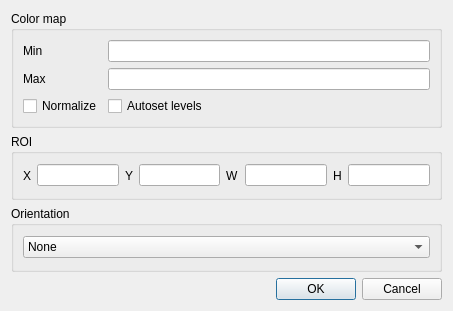
<?xml version="1.0" encoding="UTF-8"?>
<ui version="4.0">
 <class>imageSettingsForm</class>
 <widget class="QWidget" name="imageSettingsForm">
  <property name="geometry">
   <rect>
    <x>0</x>
    <y>0</y>
    <width>453</width>
    <height>311</height>
   </rect>
  </property>
  <property name="windowTitle">
   <string>Image settings</string>
  </property>
  <layout class="QVBoxLayout" name="verticalLayout">
   <item>
    <widget class="QGroupBox" name="colorMapGroupBox">
     <property name="title">
      <string>Color map</string>
     </property>
     <layout class="QGridLayout" name="gridLayout">
      <item row="2" column="0">
       <widget class="QLabel" name="label_2">
        <property name="text">
         <string>Max</string>
        </property>
       </widget>
      </item>
      <item row="0" column="0">
       <widget class="QLabel" name="label">
        <property name="text">
         <string>Min</string>
        </property>
       </widget>
      </item>
      <item row="2" column="2">
       <widget class="QLineEdit" name="maxLineEdit"/>
      </item>
      <item row="0" column="2">
       <widget class="QLineEdit" name="minLineEdit"/>
      </item>
      <item row="3" column="2">
       <widget class="QCheckBox" name="autosetCheckBox">
        <property name="text">
         <string>Autoset levels</string>
        </property>
       </widget>
      </item>
      <item row="3" column="0">
       <widget class="QCheckBox" name="normalizeCheckBox">
        <property name="text">
         <string>Normalize</string>
        </property>
       </widget>
      </item>
     </layout>
    </widget>
   </item>
   <item>
    <widget class="QGroupBox" name="ROIGroupBox">
     <property name="title">
      <string>ROI</string>
     </property>
     <layout class="QHBoxLayout" name="horizontalLayout">
      <item>
       <widget class="QLabel" name="label_3">
        <property name="text">
         <string>X</string>
        </property>
       </widget>
      </item>
      <item>
       <widget class="QLineEdit" name="XLineEdit"/>
      </item>
      <item>
       <widget class="QLabel" name="label_4">
        <property name="text">
         <string>Y</string>
        </property>
       </widget>
      </item>
      <item>
       <widget class="QLineEdit" name="YLineEdit"/>
      </item>
      <item>
       <widget class="QLabel" name="label_5">
        <property name="text">
         <string>W</string>
        </property>
       </widget>
      </item>
      <item>
       <widget class="QLineEdit" name="WLineEdit"/>
      </item>
      <item>
       <widget class="QLabel" name="label_6">
        <property name="text">
         <string>H</string>
        </property>
       </widget>
      </item>
      <item>
       <widget class="QLineEdit" name="HLineEdit"/>
      </item>
     </layout>
    </widget>
   </item>
   <item>
    <widget class="QGroupBox" name="orientationGroupBox">
     <property name="title">
      <string>Orientation</string>
     </property>
     <layout class="QHBoxLayout" name="horizontalLayout_2">
      <item>
       <widget class="QComboBox" name="orientationComboBox">
        <item>
         <property name="text">
          <string>None</string>
         </property>
        </item>
        <item>
         <property name="text">
          <string>90deg</string>
         </property>
        </item>
        <item>
         <property name="text">
          <string>180deg</string>
         </property>
        </item>
        <item>
         <property name="text">
          <string>270deg</string>
         </property>
        </item>
        <item>
         <property name="text">
          <string>Flip H</string>
         </property>
        </item>
        <item>
         <property name="text">
          <string>Flip V</string>
         </property>
        </item>
       </widget>
      </item>
     </layout>
    </widget>
   </item>
   <item>
    <widget class="QDialogButtonBox" name="buttonBox">
     <property name="standardButtons">
      <set>QDialogButtonBox::Cancel|QDialogButtonBox::Ok</set>
     </property>
    </widget>
   </item>
  </layout>
 </widget>
 <resources/>
 <connections/>
</ui>
